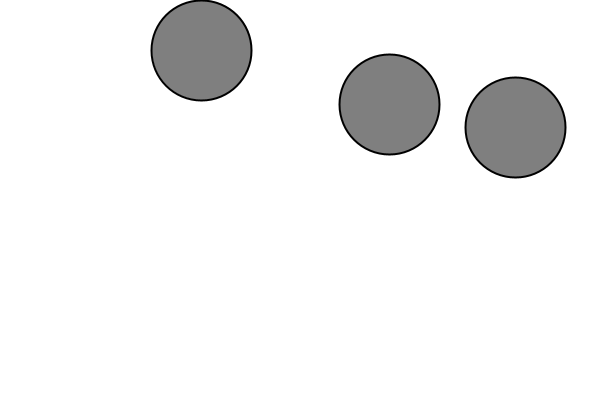
Frame 1 (no input)
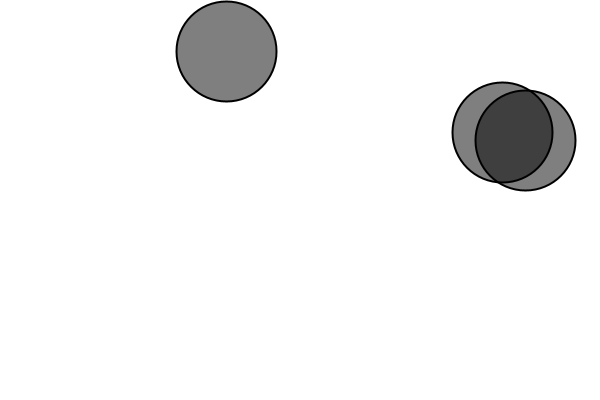
Frame 60 (the mouse pressed at the canvas centre just before this capture)
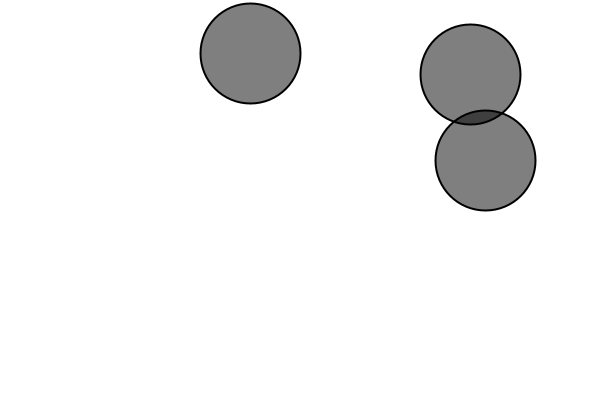
Frame 120 (the mouse held since frame 60 and released just before this capture)

The Processing sketch that drew these frames (run headless with seeded random() and noise(); from frame 60 on, the mouse is pressed at the canvas centre):

// Processing sketch: Es_3_6
// ── Es_3_6.pde
Particle p[] = new Particle [3];

void setup() {
   size(600,400);
   for(int i=0; i<p.length; i++){
     p[i] = new Particle( new PVector( random(width), random(height)), 10);
   }
   
}

void draw() {
  background(255);
  for(int i=0; i<p.length; i++){
     p[i].Update();
     p[i].CheckBorders();
     p[i].Display();
     for(int j=0; j<p.length; j++){
       if(i != j && p[i].intersect(p[j]) ){
         p[i].repulse();
         p[j].repulse();
        }
     }
    }
  }
// ── Particle.pde
class Particle {
 
  PVector position;
  PVector velocity = new PVector(0.0, 0.0);
  PVector acceleration = new PVector(random(2), random(2));
  float diameter, ray;
  float mass;
  float r, g, b;
  
  Particle (PVector _position, float _mass) {
   position = _position;
   mass = _mass;
   diameter = 10*mass;
   ray = diameter/2;
    
  }
  
  void changeColor(){ 
   r = random(255);
   g = random(255);
   b = random(255);
  }
  
  void Update() {
    velocity.add(acceleration);
    position.add(velocity); 
    acceleration.mult(0);
  }
  
  void CheckBorders() {
    if (position.x > width-ray) {
      position.x = width-ray;
      velocity.x *= -1;
    } else if (position.x < ray) {
      velocity.x *= -1;
      position.x = ray;
    }

    if ( position.y > height-ray) {
      velocity.y *= -1;
      position.y = height-ray;
    } else if(position.y < ray){
      velocity.y *= -1;
      position.y = ray;
    }
  }
  
  //procedura per verificare se due particelle si intersecano
  boolean intersect(Particle p){
    float dist = dist(this.position.x, this.position.y, p.position.x, p.position.y);
    if(dist <= (this.ray + p.ray) ){
      return true;
    }else{
      return false;
    }
  }
  
  void repulse(){
    velocity.mult(-1);
  }
  
  void applyForce(PVector force) {
   PVector a = PVector.div(force,mass);
   acceleration.add( a );
  }
  
  void Display() {
    stroke(0);
    strokeWeight(2);
    fill(r, g, b, 128);
    ellipse(position.x,position.y,diameter,diameter);
    
  }
  
}
